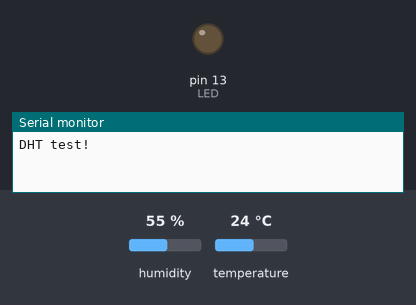
A sketch run on a simulated Arduino Uno, built with avr-gcc and run on an emulated ATmega328P. Parts: output pins drawn as LEDs (lit = HIGH), the last lines printed to the serial monitor. The test bench sets the inputs (shaded band); at power-on: humidity 55 %, temperature 24 °C.

Above: at 0.1 s.
At 2.1 s:
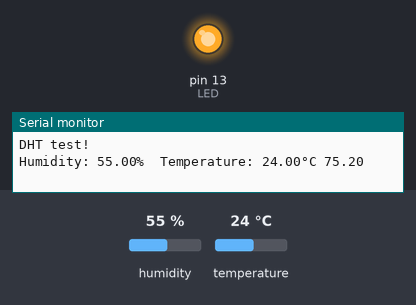
Timing chart, 0 to 3.6 s (numbered marks = the images above):
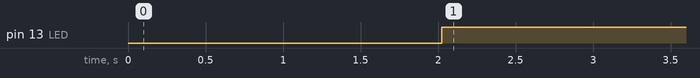

Measured:
- by itself, pin 13 (LED): LOW → HIGH at 2.0 s

The sketch:

DHT-LED.ino
```cpp
// REQUIRES the following Arduino libraries:
// - DHT Sensor Library: https://github.com/adafruit/DHT-sensor-library
// - Adafruit Unified Sensor Lib: https://github.com/adafruit/Adafruit_Sensor

#include "DHT.h"

#define DHTPIN 8     // Digital pin connected to the DHT sensor


#define DHTTYPE DHT11   // DHT 11


//inicialización del sensor para DHT11


DHT dht(DHTPIN, DHTTYPE);

#define LED 13 //gpio elegido para el control del led
#define tempLimit 22 //temperatura límite

void setup() {
  Serial.begin(9600);
  Serial.println(F("DHT test!"));
  pinMode(LED, OUTPUT);

  dht.begin();
}

void loop() {
  // Wait a few seconds between measurements.
  delay(2000);

  // Reading temperature or humidity takes about 250 milliseconds!
  // Sensor readings may also be up to 2 seconds 'old' (its a very slow sensor)
  float h = dht.readHumidity(); // lectura de sensor
  // Read temperature as Celsius (the default)
  float t = dht.readTemperature(); // lectura de sensor
  // Read temperature as Fahrenheit (isFahrenheit = true)
  float f = dht.readTemperature(true); // lectura de sensor

  // Check if any reads failed and exit early (to try again).
  if (isnan(h) || isnan(t) || isnan(f)) {
    Serial.println(F("Failed to read from DHT sensor!"));
    return;
  }


  //Comunicacion serie con la PC
  Serial.print(F("Humidity: "));
  Serial.print(h);
  Serial.print(F("%  Temperature: "));
  Serial.print(t);
  Serial.print(F("°C "));
  Serial.print(f);
  //Encendido y apagado del led
  if (t > tempLimit) {
      digitalWrite(LED,HIGH); //se enciende el led si la temperatura subrepasa los 22 C
    }
   else
    digitalWrite(LED,LOW);
}
```
